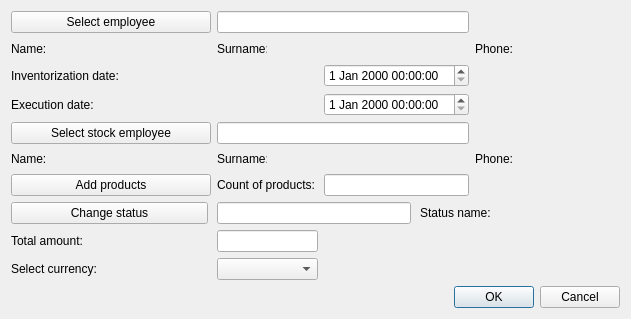
<?xml version="1.0" encoding="UTF-8"?>
<ui version="4.0">
 <class>CreateInventorization</class>
 <widget class="QDialog" name="CreateInventorization">
  <property name="geometry">
   <rect>
    <x>0</x>
    <y>0</y>
    <width>631</width>
    <height>319</height>
   </rect>
  </property>
  <property name="windowTitle">
   <string>Create/Update inventorization</string>
  </property>
  <property name="locale">
   <locale language="English" country="UnitedStates"/>
  </property>
  <property name="modal">
   <bool>false</bool>
  </property>
  <layout class="QGridLayout" name="gridLayout">
   <property name="leftMargin">
    <number>11</number>
   </property>
   <property name="topMargin">
    <number>11</number>
   </property>
   <property name="rightMargin">
    <number>11</number>
   </property>
   <property name="bottomMargin">
    <number>11</number>
   </property>
   <item row="9" column="0">
    <widget class="QLabel" name="currencyLb">
     <property name="text">
      <string>Select currency:</string>
     </property>
    </widget>
   </item>
   <item row="5" column="1">
    <widget class="QLabel" name="empStockNamePh">
     <property name="minimumSize">
      <size>
       <width>100</width>
       <height>0</height>
      </size>
     </property>
     <property name="font">
      <font>
       <family>Times New Roman</family>
       <pointsize>12</pointsize>
       <weight>75</weight>
       <italic>true</italic>
       <bold>true</bold>
      </font>
     </property>
     <property name="text">
      <string/>
     </property>
    </widget>
   </item>
   <item row="5" column="3">
    <widget class="QLabel" name="empStockSurnamePh">
     <property name="minimumSize">
      <size>
       <width>100</width>
       <height>0</height>
      </size>
     </property>
     <property name="font">
      <font>
       <family>Times New Roman</family>
       <pointsize>12</pointsize>
       <weight>75</weight>
       <italic>true</italic>
       <bold>true</bold>
      </font>
     </property>
     <property name="text">
      <string/>
     </property>
    </widget>
   </item>
   <item row="5" column="5">
    <widget class="QLabel" name="empStockPhonePh">
     <property name="minimumSize">
      <size>
       <width>100</width>
       <height>0</height>
      </size>
     </property>
     <property name="font">
      <font>
       <family>Times New Roman</family>
       <pointsize>12</pointsize>
       <weight>75</weight>
       <italic>true</italic>
       <bold>true</bold>
      </font>
     </property>
     <property name="text">
      <string/>
     </property>
    </widget>
   </item>
   <item row="8" column="0">
    <widget class="QLabel" name="sumLb">
     <property name="text">
      <string>Total amount:</string>
     </property>
    </widget>
   </item>
   <item row="5" column="2">
    <widget class="QLabel" name="empStockSurnameLb">
     <property name="minimumSize">
      <size>
       <width>50</width>
       <height>0</height>
      </size>
     </property>
     <property name="maximumSize">
      <size>
       <width>50</width>
       <height>16777215</height>
      </size>
     </property>
     <property name="text">
      <string>Surname:</string>
     </property>
    </widget>
   </item>
   <item row="5" column="4">
    <widget class="QLabel" name="empStockPhoneLb">
     <property name="text">
      <string>Phone:</string>
     </property>
    </widget>
   </item>
   <item row="5" column="0">
    <widget class="QLabel" name="empStockNameLb">
     <property name="minimumSize">
      <size>
       <width>50</width>
       <height>0</height>
      </size>
     </property>
     <property name="maximumSize">
      <size>
       <width>50</width>
       <height>16777215</height>
      </size>
     </property>
     <property name="text">
      <string>Name:</string>
     </property>
    </widget>
   </item>
   <item row="1" column="0">
    <widget class="QLabel" name="empNameLb">
     <property name="minimumSize">
      <size>
       <width>50</width>
       <height>0</height>
      </size>
     </property>
     <property name="maximumSize">
      <size>
       <width>50</width>
       <height>16777215</height>
      </size>
     </property>
     <property name="text">
      <string>Name:</string>
     </property>
    </widget>
   </item>
   <item row="1" column="1">
    <widget class="QLabel" name="empNamePh">
     <property name="minimumSize">
      <size>
       <width>100</width>
       <height>0</height>
      </size>
     </property>
     <property name="font">
      <font>
       <family>Times New Roman</family>
       <pointsize>12</pointsize>
       <weight>75</weight>
       <italic>true</italic>
       <bold>true</bold>
      </font>
     </property>
     <property name="text">
      <string/>
     </property>
    </widget>
   </item>
   <item row="1" column="2">
    <widget class="QLabel" name="empSurnameLb">
     <property name="minimumSize">
      <size>
       <width>50</width>
       <height>0</height>
      </size>
     </property>
     <property name="maximumSize">
      <size>
       <width>50</width>
       <height>16777215</height>
      </size>
     </property>
     <property name="text">
      <string>Surname:</string>
     </property>
    </widget>
   </item>
   <item row="1" column="3">
    <widget class="QLabel" name="empSurnamePh">
     <property name="minimumSize">
      <size>
       <width>100</width>
       <height>0</height>
      </size>
     </property>
     <property name="font">
      <font>
       <family>Times New Roman</family>
       <pointsize>12</pointsize>
       <weight>75</weight>
       <italic>true</italic>
       <bold>true</bold>
      </font>
     </property>
     <property name="text">
      <string/>
     </property>
    </widget>
   </item>
   <item row="1" column="4">
    <widget class="QLabel" name="empPhoneLb">
     <property name="text">
      <string>Phone:</string>
     </property>
    </widget>
   </item>
   <item row="1" column="5">
    <widget class="QLabel" name="empPhonePh">
     <property name="minimumSize">
      <size>
       <width>100</width>
       <height>0</height>
      </size>
     </property>
     <property name="font">
      <font>
       <family>Times New Roman</family>
       <pointsize>12</pointsize>
       <weight>75</weight>
       <italic>true</italic>
       <bold>true</bold>
      </font>
     </property>
     <property name="text">
      <string/>
     </property>
    </widget>
   </item>
   <item row="9" column="2">
    <widget class="QComboBox" name="currencyCmb"/>
   </item>
   <item row="10" column="0" colspan="6">
    <layout class="QHBoxLayout" name="horizontalLayout">
     <item>
      <spacer name="horizontalSpacer">
       <property name="orientation">
        <enum>Qt::Horizontal</enum>
       </property>
       <property name="sizeHint" stdset="0">
        <size>
         <width>40</width>
         <height>20</height>
        </size>
       </property>
      </spacer>
     </item>
     <item>
      <widget class="QPushButton" name="okBtn">
       <property name="text">
        <string>OK</string>
       </property>
      </widget>
     </item>
     <item>
      <widget class="QPushButton" name="cancelBtn">
       <property name="text">
        <string>Cancel</string>
       </property>
      </widget>
     </item>
    </layout>
   </item>
   <item row="7" column="0" colspan="6">
    <widget class="QWidget" name="statusWidget" native="true">
     <layout class="QHBoxLayout" name="horizontalLayout_3">
      <property name="spacing">
       <number>9</number>
      </property>
      <property name="leftMargin">
       <number>0</number>
      </property>
      <property name="topMargin">
       <number>0</number>
      </property>
      <property name="rightMargin">
       <number>0</number>
      </property>
      <property name="bottomMargin">
       <number>0</number>
      </property>
      <item>
       <widget class="QPushButton" name="statusBtn">
        <property name="sizePolicy">
         <sizepolicy hsizetype="Fixed" vsizetype="Fixed">
          <horstretch>0</horstretch>
          <verstretch>0</verstretch>
         </sizepolicy>
        </property>
        <property name="minimumSize">
         <size>
          <width>197</width>
          <height>0</height>
         </size>
        </property>
        <property name="text">
         <string>Change status</string>
        </property>
       </widget>
      </item>
      <item>
       <widget class="QLineEdit" name="statusEdit">
        <property name="readOnly">
         <bool>true</bool>
        </property>
       </widget>
      </item>
      <item>
       <widget class="QLabel" name="statusLb">
        <property name="text">
         <string>Status name:</string>
        </property>
       </widget>
      </item>
      <item>
       <widget class="QLabel" name="statusPh">
        <property name="minimumSize">
         <size>
          <width>120</width>
          <height>0</height>
         </size>
        </property>
        <property name="font">
         <font>
          <family>Times New Roman</family>
          <pointsize>12</pointsize>
          <weight>75</weight>
          <italic>true</italic>
          <bold>true</bold>
         </font>
        </property>
        <property name="text">
         <string/>
        </property>
       </widget>
      </item>
     </layout>
    </widget>
   </item>
   <item row="8" column="2">
    <widget class="QLineEdit" name="sumEdit">
     <property name="readOnly">
      <bool>true</bool>
     </property>
    </widget>
   </item>
   <item row="6" column="3">
    <widget class="QLineEdit" name="prodCountEdit">
     <property name="readOnly">
      <bool>true</bool>
     </property>
    </widget>
   </item>
   <item row="6" column="2">
    <widget class="QLabel" name="prodCountLb">
     <property name="text">
      <string>Count of products:</string>
     </property>
    </widget>
   </item>
   <item row="2" column="3">
    <widget class="QDateTimeEdit" name="dateEdit"/>
   </item>
   <item row="3" column="0" colspan="4">
    <widget class="QWidget" name="execDateWidget" native="true">
     <layout class="QHBoxLayout" name="horizontalLayout_2">
      <property name="spacing">
       <number>9</number>
      </property>
      <property name="leftMargin">
       <number>0</number>
      </property>
      <property name="topMargin">
       <number>0</number>
      </property>
      <property name="rightMargin">
       <number>0</number>
      </property>
      <property name="bottomMargin">
       <number>0</number>
      </property>
      <item>
       <widget class="QLabel" name="execDateLb">
        <property name="sizePolicy">
         <sizepolicy hsizetype="Fixed" vsizetype="Preferred">
          <horstretch>0</horstretch>
          <verstretch>0</verstretch>
         </sizepolicy>
        </property>
        <property name="minimumSize">
         <size>
          <width>197</width>
          <height>0</height>
         </size>
        </property>
        <property name="text">
         <string>Execution date:</string>
        </property>
       </widget>
      </item>
      <item>
       <spacer name="horizontalSpacer_2">
        <property name="orientation">
         <enum>Qt::Horizontal</enum>
        </property>
        <property name="sizeHint" stdset="0">
         <size>
          <width>40</width>
          <height>20</height>
         </size>
        </property>
       </spacer>
      </item>
      <item>
       <widget class="QDateTimeEdit" name="execDateEdit">
        <property name="minimumSize">
         <size>
          <width>127</width>
          <height>0</height>
         </size>
        </property>
       </widget>
      </item>
     </layout>
    </widget>
   </item>
   <item row="0" column="0" colspan="2">
    <widget class="QPushButton" name="employeeBtn">
     <property name="minimumSize">
      <size>
       <width>200</width>
       <height>0</height>
      </size>
     </property>
     <property name="text">
      <string>Select employee</string>
     </property>
    </widget>
   </item>
   <item row="2" column="0" colspan="2">
    <widget class="QLabel" name="dateLb">
     <property name="text">
      <string>Inventorization date:</string>
     </property>
    </widget>
   </item>
   <item row="4" column="0" colspan="2">
    <widget class="QPushButton" name="stockEmployeeBtn">
     <property name="text">
      <string>Select stock employee</string>
     </property>
    </widget>
   </item>
   <item row="0" column="2" colspan="2">
    <widget class="QLineEdit" name="employeeEdit">
     <property name="toolTip">
      <string>&lt;html&gt;&lt;head/&gt;&lt;body&gt;&lt;p&gt;Enter client ID&lt;/p&gt;&lt;/body&gt;&lt;/html&gt;</string>
     </property>
     <property name="readOnly">
      <bool>true</bool>
     </property>
    </widget>
   </item>
   <item row="4" column="2" colspan="2">
    <widget class="QLineEdit" name="stockEmployeeEdit">
     <property name="toolTip">
      <string>&lt;html&gt;&lt;head/&gt;&lt;body&gt;&lt;p&gt;Enter employee ID&lt;/p&gt;&lt;/body&gt;&lt;/html&gt;</string>
     </property>
     <property name="readOnly">
      <bool>true</bool>
     </property>
    </widget>
   </item>
   <item row="6" column="0" colspan="2">
    <widget class="QPushButton" name="addProdBtn">
     <property name="text">
      <string>Add products</string>
     </property>
    </widget>
   </item>
  </layout>
 </widget>
 <tabstops>
  <tabstop>employeeBtn</tabstop>
  <tabstop>stockEmployeeBtn</tabstop>
  <tabstop>addProdBtn</tabstop>
  <tabstop>okBtn</tabstop>
  <tabstop>cancelBtn</tabstop>
 </tabstops>
 <resources/>
 <connections/>
</ui>
